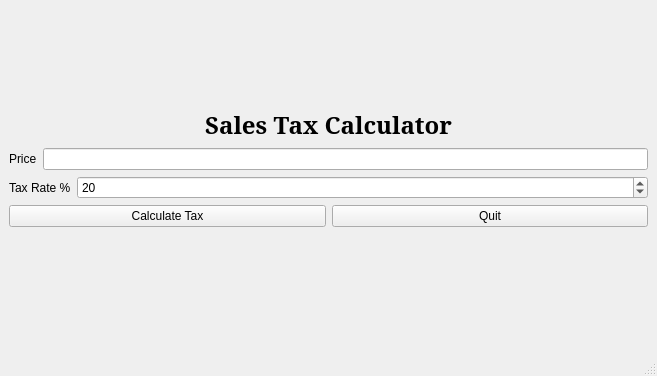
<?xml version="1.0" encoding="UTF-8"?>
<ui version="4.0">
 <class>QMainWindow</class>
 <widget class="QMainWindow" name="QMainWindow">
  <property name="geometry">
   <rect>
    <x>0</x>
    <y>0</y>
    <width>657</width>
    <height>376</height>
   </rect>
  </property>
  <property name="windowTitle">
   <string>MainWindow</string>
  </property>
  <widget class="QWidget" name="centralwidget">
   <layout class="QVBoxLayout" name="verticalLayout">
    <item>
     <spacer name="verticalSpacer">
      <property name="orientation">
       <enum>Qt::Vertical</enum>
      </property>
      <property name="sizeHint" stdset="0">
       <size>
        <width>20</width>
        <height>40</height>
       </size>
      </property>
     </spacer>
    </item>
    <item>
     <widget class="QLabel" name="label_2">
      <property name="font">
       <font>
        <family>MS Serif</family>
        <pointsize>18</pointsize>
        <weight>75</weight>
        <bold>true</bold>
       </font>
      </property>
      <property name="text">
       <string>Sales Tax Calculator</string>
      </property>
      <property name="alignment">
       <set>Qt::AlignCenter</set>
      </property>
     </widget>
    </item>
    <item>
     <layout class="QFormLayout" name="formLayout_2">
      <item row="0" column="1">
       <widget class="QLineEdit" name="le_price"/>
      </item>
      <item row="0" column="0">
       <widget class="QLabel" name="label_price">
        <property name="text">
         <string>Price</string>
        </property>
       </widget>
      </item>
     </layout>
    </item>
    <item>
     <layout class="QFormLayout" name="formLayout">
      <item row="1" column="0">
       <widget class="QLabel" name="label_tax_rate">
        <property name="text">
         <string>Tax Rate %</string>
        </property>
       </widget>
      </item>
      <item row="1" column="1">
       <widget class="QSpinBox" name="sb_tax_rate">
        <property name="value">
         <number>20</number>
        </property>
       </widget>
      </item>
     </layout>
    </item>
    <item>
     <layout class="QHBoxLayout" name="horizontalLayout">
      <item>
       <widget class="QPushButton" name="calculate_tax_button">
        <property name="text">
         <string>Calculate Tax</string>
        </property>
       </widget>
      </item>
      <item>
       <widget class="QPushButton" name="quit_button">
        <property name="text">
         <string>Quit</string>
        </property>
       </widget>
      </item>
     </layout>
    </item>
    <item>
     <widget class="QLabel" name="label_result">
      <property name="text">
       <string/>
      </property>
     </widget>
    </item>
    <item>
     <spacer name="verticalSpacer_2">
      <property name="orientation">
       <enum>Qt::Vertical</enum>
      </property>
      <property name="sizeHint" stdset="0">
       <size>
        <width>20</width>
        <height>40</height>
       </size>
      </property>
     </spacer>
    </item>
   </layout>
  </widget>
  <widget class="QMenuBar" name="menubar">
   <property name="geometry">
    <rect>
     <x>0</x>
     <y>0</y>
     <width>657</width>
     <height>21</height>
    </rect>
   </property>
  </widget>
  <widget class="QStatusBar" name="statusbar"/>
 </widget>
 <resources/>
 <connections/>
</ui>
